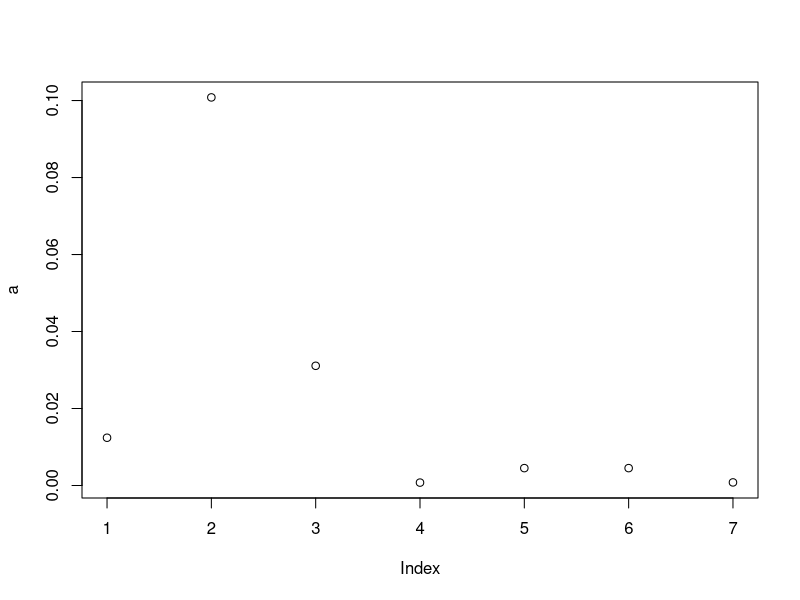

The R source for this figure:
# Averaging Elasticities over randomly generated parameters
# using Latin hypercube sampling

library(lhs)

highHarvestFecundity <- 0.85 # Multiplier for fecundity rate for Adult trees under HIGH harvest
highHarvestSurvival <- 0.9 # Multiplier for survival rate of Adult trees under HIGH harvest
agoutiGrowth <- 1.1 # Growth rate of Agoutis in logistic model

lowHunting <- 0.1 # Percentage of agoutis hunted during LOW hunting
highHunting <- 0.25 # Percentage of agoutis hunted during HIGH hunting


seedlingCapacity <- 5000 # Carrying Capacities. Tree capacities don't matter as much.
saplingCapacity <- 500
adultCapacity <- 100
agoutiCapacity <- 5200
perc <- 0.9
ylimit <- 1 # For plotting

seedlingInit <- perc * seedlingCapacity#5000 # Initial Populations
saplingInit <- perc * saplingCapacity#500
adultInit <- perc * adultCapacity#100
agoutiInit <- perc * agoutiCapacity#5000
#agoutiInit <- 5000


m <- 0.05    # m is the desired proportion at which sigmoid(m) = m . Ideally it is small (~0.01-0.05).
agouti_to_PlantSteepness <- -(log(1-m)-log(m))/((m-0.5)*agoutiCapacity) # Steepness needed for sigmoid(m) = m
plant_to_AgoutiSteepness <- -(log(1-m)-log(m))/((m-0.5)*adultCapacity)  # Steepness needed for sigmoid(m) = m
#This formula above is derived from logistic function with "x = m*CAP" , "x0 = .5*CAP" , "y = m" , and solving for k. (CAP = carrying capacity)

time_end <- 100 # Length of simulation in years
maxt <- 100 #controls the markovChain

high_harv <- matrix(1, nrow = 17, ncol = 17)

##The Original 17-Stage Matrix from Zuidema and high-harvest multiplier---------------------------------
plant_S_mat <- matrix( 0, nrow = 17, ncol = 17)
diag(plant_S_mat) <- c(0.455, 0.587, 0.78, 0.821, 0.941, 0.938, 0.961, 0.946, 0.94, 0.937, 0.936, 0.966, 0.968, 0.971, 0.965, 0.967, 0.985)
plant_S_mat[cbind(2:17,1:16)] <- matrix(c(0.091, 0.147, 0.134, 0.167, 0.044, 0.047, 0.034, 0.049, 0.055, 0.058, 0.059, 0.029, 0.027, 0.024, 0.020, 0.018))
plant_S_mat[1,12:17] <- matrix( c(12.3, 14.6, 16.9, 19.3, 22.3, 26.6) )
high_harv[1,12:17] <- highHarvestFecundity 
high_harv[cbind(12:17,12:17)] <- highHarvestSurvival # Multiplier for survival rate of Adult trees
plant_mat_low <- plant_S_mat
plant_mat_high <- plant_S_mat * high_harv


sigmoid <- function(k, x0, x) 
{
  1/(1+exp(-k*(x-x0))) #k: steepness #x0 = midpoint
} 

sigmoidMat <- function(k, x0, X) 
{
  1/(1+exp(-k*(X-x0))) #k: steepness #x0 = midpoint
} 


###===========================================================================
### Sensitivity Matrix
###===========================================================================
sensitivity_matrix <- function(A)
{
  # Computes the Sensitivity and Elasticity Matrices by method specified by Caswell 2001
  #   Chapter 9.
  #
  # Inputs:
  #   A : (n,n) matrix
  #
  # Returns:
  #   A list with 3 items:
  #     sensMat : (n,n) matrix
  #                 i,j values are sensitivity values for each i,j element of A
  #
  #     elasMat : (n,n) matrix
  #                 i,j values are elasticity values for each i,j element of A
  #
  #     stableAge : (n) vector
  #                 The stable Age distribution for A
  
  eigvals <- eigen(A)$values
  eigvecs <- eigen(A)$vectors
  W <- eigvecs
  
  sensMat <- matrix(0, nrow = nrow(A), ncol = ncol(A))
  diag(sensMat) <- c(eigvals)
  
  dominant <- 0
  for (i in eigvals)
  {
    dominant <- max(sqrt(Re(i*Conj(i))), dominant)
  }
  finalCount <- which(eigvals==dominant) # The index of dominant eigenvalue.
  
  V <- Conj(solve(W)) # solve() finds inverse matrix
  w <- matrix(W[,finalCount])
  v <- matrix(Re(V[finalCount,]))
  
  sensMat <- Re(v %*% t(w))
  
  elasMat <- (sensMat * A) / dominant
  
  return(elasMat)
}
###===========================================================================


###===========================================================================
### Elasticity Latin Hypercube Averaging
###===========================================================================
# Parameter multipliers are in following order:
#   1.  Adult Survival under Harvest --- [0.85, 0.99]
#   2.  Germination under Harvest --- [10, 25] ?
#   3.  Animal proportion of carrying capacity --- [0, 1]
#   4.  Steepness of sigmoid --- [0.03, 0.1]

# Saved for later:
#   5.  Seedling Survival Probabilities --- []
#   6.  Sapling Survival Probabilities  --- []
#   7.  Adult Survival Probabilities --- []
#   8.  Seedling Transition Probabilities --- []
#   9.  Sapling Transition Probabilties --- []
#   10. Adult Transition Probabilities --- []

elas_lhs <- function(X) # X is LHS matrix (each row is a parameter set multiplier)
{
  plantMat <- plant_S_mat
  plantMat <- plantMat
  
  AdultSurvElas <- c()
  SaplingSurvElas <- c()
  SeedlingSurvElas <- c()
  
  GerminationElas <- c()
  
  SeedlingTransElas <- c()
  SaplingTransElas <- c()
  AdultTransElas <- c()
  
  for (i in 1:nrow(X))
  {
    plantMat[cbind(12:17,12:17)] <- X[i, 1] * (.99 - .85) + .85 # Adult Survival... # Mapping [0,1] to [0.85,0.99]
    plantMat[1,12:17] <- X[i, 2] * (25 - 10) + 10 # Adult Germination... # Mapping [0,1] to [10,25]
    m <- X[i, 4] * (0.1-0.03) + 0.03 # Steepness of Sigmoid... # Mapping [0,1] to [0.01,0.05]
    
    agouti_to_PlantSteepness <- -(log(1-m)-log(m))/(m-0.5) # Steepness needed for sigmoid(m) = m

    plantMat[1,12:17] <- sigmoid(agouti_to_PlantSteepness, 1/2, X[i, 3]) # Sigmoid using X[,3]
    
    elas <- sensitivity_matrix(plantMat)

    # Getting the proper elasticity values for each parameter set    
    SeedlingSurvElas[i] <- mean(elas[cbind(1:4,1:4)])    
    SaplingSurvElas[i] <- mean(elas[cbind(5:11,5:11)])
    AdultSurvElas[i] <- mean(elas[cbind(12:17,12:17)])
    
    GerminationElas[i] <- mean(elas[1,12:17])
    
    SeedlingTransElas[i] <- mean(elas[cbind(2:5,1:4)])
    SaplingTransElas[i] <- mean(elas[cbind(6:12,5:11)])
    AdultTransElas[i] <- mean(elas[cbind(13:17,12:16)])
  }
  
  # Averaging elasticity values over ALL parameter sets
  avgSeedlingSurvElas <- mean(SeedlingSurvElas)    
  avgSaplingSurvElas <- mean(SaplingSurvElas)
  avgAdultSurvElas <- mean(AdultSurvElas)
  
  avgGerminationElas <- mean(GerminationElas)
  
  avgSeedlingTransElas <- mean(SeedlingTransElas)
  avgSaplingTransElas <- mean(SaplingTransElas)
  avgAdultTransElas <- mean(AdultTransElas)

  return(c(avgSeedlingSurvElas, avgSaplingSurvElas, avgAdultSurvElas, avgGerminationElas, avgSeedlingTransElas, avgSaplingTransElas, avgAdultTransElas))
}


# This function uses less of a 'for loop'
elas_lhs_better <- function(X)
{
  numSamples <- nrow(X)
  
  plantMat <- array(0, dim = c(numSamples, 17, 17)) # First index is which sample
  
  AdultSurvElas <- matrix(numeric(numSamples))
  SaplingSurvElas <- matrix(numeric(numSamples))
  SeedlingSurvElas <- matrix(numeric(numSamples))
  
  GerminationElas <- matrix(numeric(numSamples))
  
  SeedlingTransElas <- matrix(numeric(numSamples))
  SaplingTransElas <- matrix(numeric(numSamples))
  AdultTransElas <- matrix(numeric(numSamples))
  
  agouti_to_PlantSteepness <- matrix(numeric(numSamples))
  
  
  plantMat[, cbind(12:17, 12:17)] <- X[, 1] * (.99 - .85) + .85 # Adult Survival... # Mapping [0,1] to [0.85,0.99]
  plantMat[, 1, 12:17] <- X[, 2] * (25 - 10) + 10 # Adult Germination... # Mapping [0,1] to [10,25]
  m <- X[, 4] * (0.1-0.03) + 0.03 # Steepness of Sigmoid... # Mapping [0,1] to [0.01,0.05]
    
  agouti_to_PlantSteepness <- -(log(1-m)-log(m))/(m-0.5) # Steepness needed for sigmoid(m) = m
    
  plantMat[, 1, 12:17] <- sigmoidMat(agouti_to_PlantSteepness, 1/2, X[, 3]) # Sigmoid using X[,3]

  elas <- matrix(numeric(numSamples))
  
  for (i in 1:numSamples)
  {
    elas[i] <- sensitivity_matrix(plantMat[i,,])
  }

  # Getting the proper elasticity values for each parameter set
  SeedlingSurvElas <- mean(elas[,cbind(1:4,1:4)])    
  SaplingSurvElas <- mean(elas[,cbind(5:11,5:11)])
  AdultSurvElas <- mean(elas[,cbind(12:17,12:17)])
    
  GerminationElas <- mean(elas[,1,12:17])
    
  SeedlingTransElas <- mean(elas[,cbind(2:5,1:4)])
  SaplingTransElas <- mean(elas[,cbind(6:12,5:11)])
  AdultTransElas <- mean(elas[,cbind(13:17,12:16)])
  
  # Averaging elasticity values over all parameter sets
  avgSeedlingSurvElas <- mean(SeedlingSurvElas)    
  avgSaplingSurvElas <- mean(SaplingSurvElas)
  avgAdultSurvElas <- mean(AdultSurvElas)
  
  avgGerminationElas <- mean(GerminationElas)
  
  avgSeedlingTransElas <- mean(SeedlingTransElas)
  avgSaplingTransElas <- mean(SaplingTransElas)
  avgAdultTransElas <- mean(AdultTransElas)
  
  return(c(avgSeedlingSurvElas, avgSaplingSurvElas, avgAdultSurvElas, avgGerminationElas, avgSeedlingTransElas, avgSaplingTransElas, avgAdultTransElas))
}
###===========================================================================
set.seed(100)
lhSample <- t(randomLHS(4, 100, TRUE))
a <- elas_lhs(lhSample)
plot(a)
